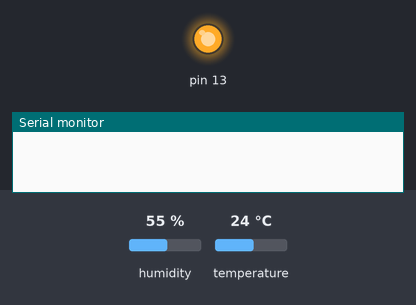
The sketch below on a simulated Arduino Uno, built with avr-gcc and run on an emulated ATmega328P. Shown: output pins drawn as LEDs (lit = HIGH), the last lines printed to the serial monitor. The test bench sets the inputs (shaded band); at power-on: humidity 55 %, temperature 24 °C.

Above: at 0.5 s.
At 7.5 s:
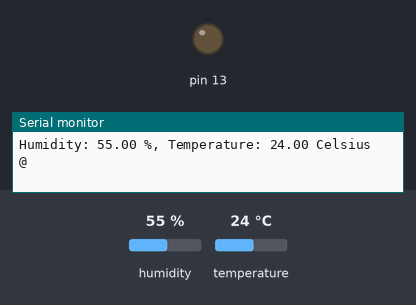
Timing chart, 0 to 18.3 s (numbered marks = the images above):
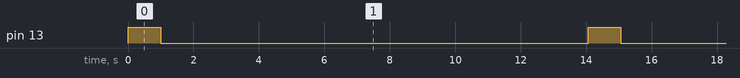

Measured:
- by itself, pin 13: alternates HIGH for 1.0 s and LOW for 13.1 s

The sketch:

temperature_sensor.ino
```cpp
#include <DHT.h>;

//Constants
#define DHTPIN 7     // what pin we're connected to
#define DHTTYPE DHT22   // DHT 22  (AM2302)
DHT dht(DHTPIN, DHTTYPE); //// Initialize DHT sensor for normal 16mhz Arduino

//Variables
int chk;
float hum;  //Stores humidity value
float temp; //Stores temperature value


// the setup function runs once when you press reset or power the board
void setup() {
  // initialize digital pin LED_BUILTIN as an output.
  pinMode(13, OUTPUT);
  Serial.begin(9600);
  dht.begin();

}

// the loop function runs over and over again forever
void loop() {
  digitalWrite(13, HIGH);   // turn the LED on (HIGH is the voltage level)
  delay(1000);                       // wait for a second
  digitalWrite(13, LOW);    // turn the LED off by making the voltage LOW
  delay(1000);
  delay(2000);
   //Read data and store it to variables hum and temp
  hum = dht.readHumidity();
  temp= dht.readTemperature();
  //Print temp and humidity values to serial monitor
  Serial.print("Humidity: ");
  Serial.print(hum);
  Serial.print(" %, Temperature: ");
  Serial.print(temp);
  Serial.println(" Celsius ");
  Serial.print("@");
  Serial.flush();
  delay(10000); //Delay 2 sec.
}
```
